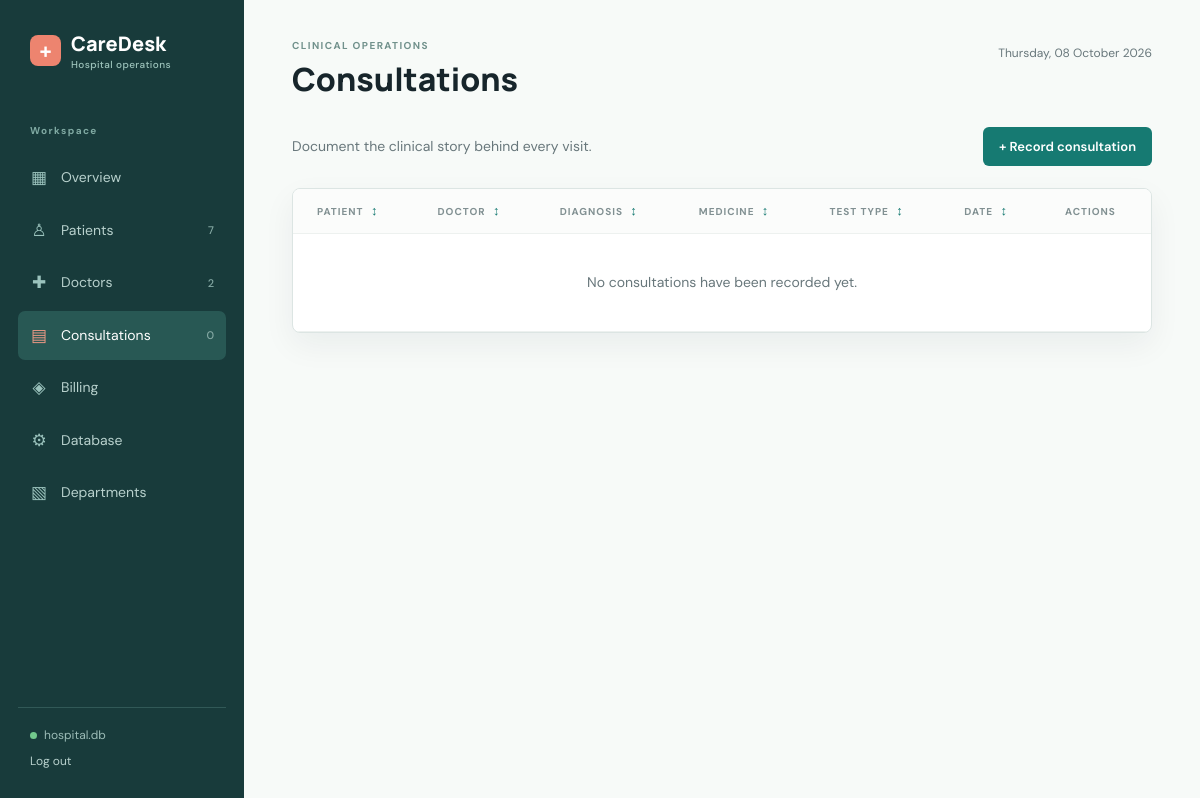
The page /consultations (signed in) on the database as committed earlier.
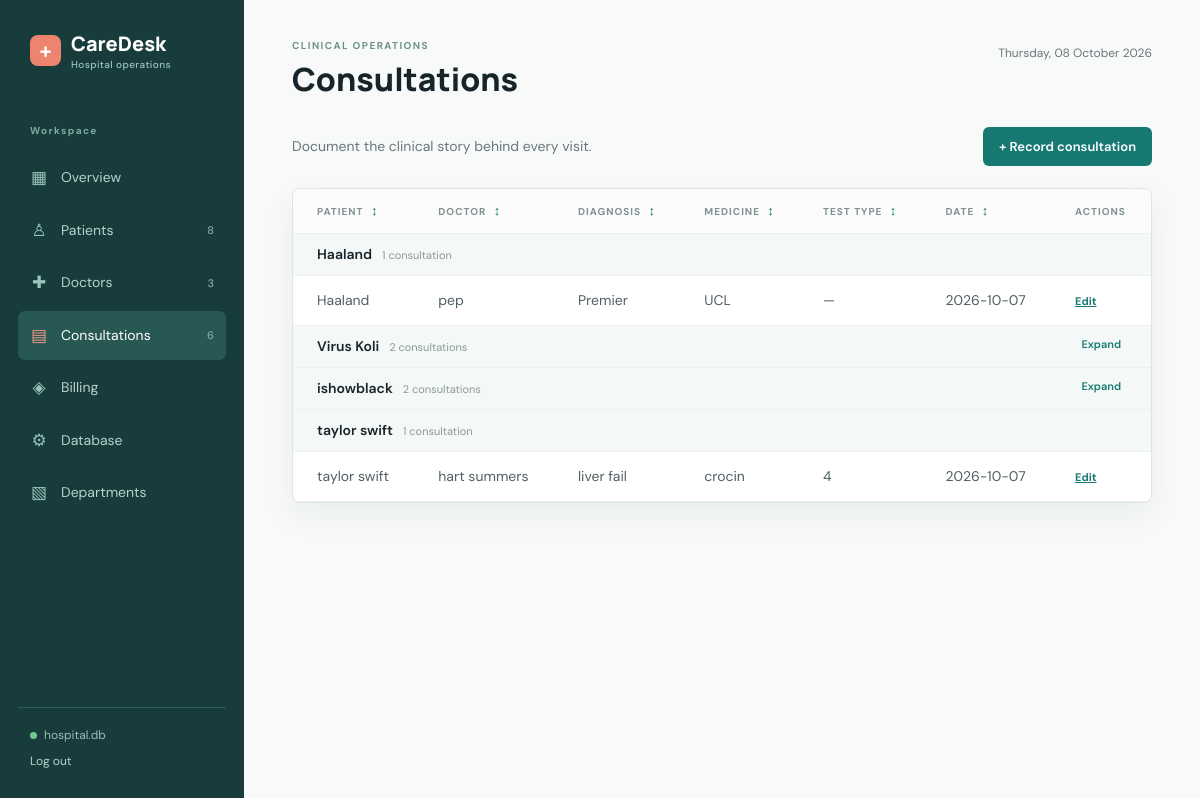
The same page on the database as committed later.
### tables this page shows
CREATE TABLE "Consultation" (
    "ID"        INTEGER PRIMARY KEY AUTOINCREMENT,
    "PatientID" INTEGER NOT NULL,
    "DoctorID"  INTEGER NOT NULL,
    "Diagnosis" TEXT,
    "Medicine"  TEXT,
    "TestType"  INTEGER,
    "DateTime"  TEXT NOT NULL DEFAULT CURRENT_TIMESTAMP,
    FOREIGN KEY ("PatientID") REFERENCES "Patient"("ID") ON DELETE CASCADE,
    FOREIGN KEY ("DoctorID") REFERENCES "Doctor"("ID") ON DELETE RESTRICT
);

CREATE TABLE "Patient" (
    "ID"         INTEGER PRIMARY KEY AUTOINCREMENT,
    "Name"       TEXT NOT NULL,
    "City"       TEXT NOT NULL,
    "PhoneNo"    TEXT NOT NULL UNIQUE,
    "Street"     TEXT,
    "Pincode"    INTEGER NOT NULL,
    "birthdate"  TEXT
);

CREATE TABLE "Doctor" (
    "ID"         INTEGER PRIMARY KEY AUTOINCREMENT,
    "Name"       TEXT NOT NULL,
    "Type"       TEXT,
    "Email"      TEXT NOT NULL UNIQUE,
    "PhoneNo"    TEXT NOT NULL UNIQUE,
    "birthdate"  TEXT,
    "Department" INTEGER,
    "Salary"     INTEGER NOT NULL DEFAULT 10000 CHECK("Salary" > 1000),
    FOREIGN KEY ("Department") REFERENCES "Department"("ID")
);

### app.py (the view)
@app.route("/consultations")
def consultations():
    records = fetch_all(
        '''SELECT c.*, p."Name" AS patient, d."Name" AS doctor
           FROM "Consultation" c
           JOIN "Patient" p ON p."ID" = c."PatientID"
           JOIN "Doctor" d ON d."ID" = c."DoctorID"
           ORDER BY p."Name", c."ID" DESC'''
    )
    return render_template("consultations.html", groups=grouped_by_patient(records))

### app.py (called while the page is built, shortened)
@app.before_request
def require_login():
    public_endpoints = {"login", "static"}
    if request.endpoint not in public_endpoints and not session.get("logged_in"):
        return redirect(url_for("login"))

def get_db():
    if "db" not in g:
        g.db = sqlite3.connect(app.config["DATABASE"])
        g.db.row_factory = sqlite3.Row
        g.db.execute("PRAGMA foreign_keys = ON")
    return g.db

def fetch_all(query, parameters=()):
    return get_db().execute(query, parameters).fetchall()

def fetch_one(query, parameters=()):
    return get_db().execute(query, parameters).fetchone()

def grouped_by_patient(records):
    groups = []
    by_patient = {}
    for record in records:
        patient = record["patient"] or "Unlinked patient"
        if patient not in by_patient:
            by_patient[patient] = {"patient": patient, "records": []}
            groups.append(by_patient[patient])
        by_patient[patient]["records"].append(record)
    return groups

### templates/consultations.html
{% extends 'base.html' %}{% block title %}Consultations{% endblock %}{% block heading %}Consultations{% endblock %}
{% block content %}<div class="page-actions">
    <p class="page-intro">Document the clinical story behind every visit.</p><a class="button"
        href="{{ url_for('new_consultation') }}">+ Record consultation</a>
</div>
<section class="panel">
    <div class="table-wrap">
        <table class="sortable-table tree-table">
            <thead>
                <tr>
                    <th data-sort-col="0">Patient <button class="sort-button" type="button">↕</button></th>
                    <th data-sort-col="1">Doctor <button class="sort-button" type="button">↕</button></th>
                    <th data-sort-col="2">Diagnosis <button class="sort-button" type="button">↕</button></th>
                    <th data-sort-col="3">Medicine <button class="sort-button" type="button">↕</button></th>
                    <th data-sort-col="4">Test type <button class="sort-button" type="button">↕</button></th>
                    <th data-sort-col="5">Date <button class="sort-button" type="button">↕</button></th>
                    <th>Actions</th>
                </tr>
            </thead>
            {% for group in groups %}<tbody data-group="{{ group.patient }}">
                <tr class="patient-group">
                    <td colspan="7"><strong>{{ group.patient }}</strong><span class="subline">{{ group.records|length }}
                            consultation{{ '' if group.records|length == 1 else 's' }}</span>{% if group.records|length
                        > 1 %}<button class="expand-button" type="button">Expand</button>{% endif %}</td>
                </tr>
                {% for r in group.records %}<tr
                    class="tree-detail{% if group.records|length > 1 %} is-collapsed{% endif %}">
                    <td>{{ r.patient }}</td>
                    <td>{{ r.doctor }}</td>
                    <td>{{ r.Diagnosis or '—' }}</td>
                    <td>{{ r.Medicine or '—' }}</td>
                    <td>{{ r.TestType or '—' }}</td>
                    <td>{{ r.DateTime[:10] }}</td>
                    <td><a class="text-link" href="{{ url_for('edit_consultation', consultation_id=r.ID) }}">Edit</a>
                    </td>
                </tr>{% endfor %}
            </tbody>{% else %}<tbody>
                <tr>
                    <td colspan="7" class="empty">No consultations have been recorded yet.</td>
                </tr>
            </tbody>{% endfor %}
        </table>
    </div>
</section>{% endblock %}

Rows that differ between the two databases and show on the page:
added Consultation: patient "Haaland", records|length "1", doctor "pep", Diagnosis "Premier", Medicine "UCL", TestType "—", DateTime "2026-10-07"
added Consultation: patient "Virus Koli", records|length "2", records "s", shows "Expand", shown under "Consultations"
added Consultation: patient "ishowblack", records|length "2", records "s", shows "Expand", shown under "Consultations"
added Consultation: patient "taylor swift", records|length "1", doctor "hart summers", Diagnosis "liver fail", Medicine "crocin", TestType "4", DateTime "2026-10-07"
Other text that changed with them:
{{ nav_counts.patients }}: "7" → "8"
{{ nav_counts.doctors }}: "2" → "3"
{{ nav_counts.consultations }}: "0" → "6"
text no longer shown: "No consultations have been recorded yet."
